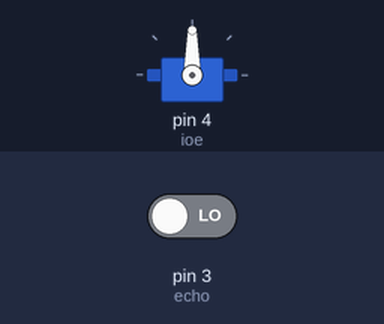
The sketch below on a simulated Arduino Uno, built with avr-gcc and run on an emulated ATmega328P. Shown: servo. The test bench sets the inputs (shaded band); at power-on: pin 3 (echo) LOW.

Above: at 0.1 s.
At 2.1 s:
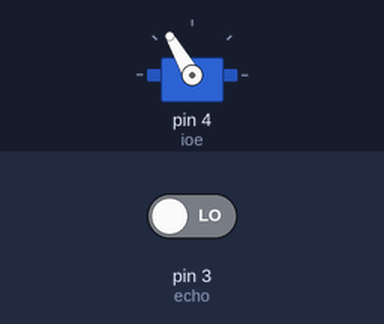
Timing chart, 0 to 3.6 s (numbered marks = the images above):
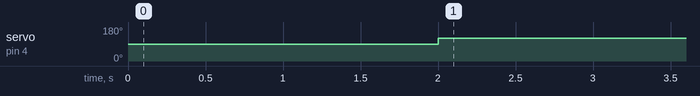

Measured:
- by itself, servo on pin 4 (ioe): 90° → 120° at 2.0 s

The sketch:

servoMotor.ino
```cpp
#include <Servo.h>  // Incluye la librería Servo para controlar servos.

Servo ioe;  // Crea un objeto 'ioe' de la clase Servo para controlar el servo.

int trig = 2;  // Define el pin 2 como el pin de activación (trigger) del sensor ultrasónico.
int echo = 3;  // Define el pin 3 como el pin de recepción (echo) del sensor ultrasónico.
int tiempo;  // Variable para almacenar el tiempo que tarda el sonido en ir y regresar.
int distancia;  // Variable para almacenar la distancia calculada en cm.

void setup() {
  // Configura los pines de entrada y salida, y el servo.

  pinMode(trig, OUTPUT);  // Configura el pin 'trig' como salida (para enviar el pulso).
  pinMode(echo, INPUT);   // Configura el pin 'echo' como entrada (para recibir el eco).
  ioe.attach(4);  // Asocia el servo al pin 4 de la placa Arduino.
}

void loop() {
  // Bucle principal donde se realiza la medición y el control del servo.

  digitalWrite(trig, HIGH);  // Envía una señal alta al pin 'trig' para activar el sensor ultrasónico.
  delay(500);  // Espera 500 milisegundos para asegurar que el pulso se haya emitido completamente.
  digitalWrite(trig, LOW);   // Apaga el pin 'trig' después de haber enviado el pulso.

  tiempo = pulseIn(echo, HIGH);  // Lee el tiempo que tarda el eco en volver al pin 'echo'.
  distancia = tiempo / 58.2;  // Calcula la distancia en centímetros dividiendo el tiempo por 58.2.

  delay(500);  // Espera 500 milisegundos antes de tomar una nueva medición.

  // Si la distancia es menor o igual a 10 cm, mueve el servo a 120 grados.
  if (distancia <= 10) {
    ioe.write(120);  // Mueve el servo a 120 grados.
    delay(2000);  // Espera 2 segundos (para dar tiempo al servo de moverse completamente).
  }

  // Si la distancia es mayor a 10 cm, mueve el servo a 45 grados.
  if (distancia > 10) {
    ioe.write(45);  // Mueve el servo a 45 grados.
  }
}
```
